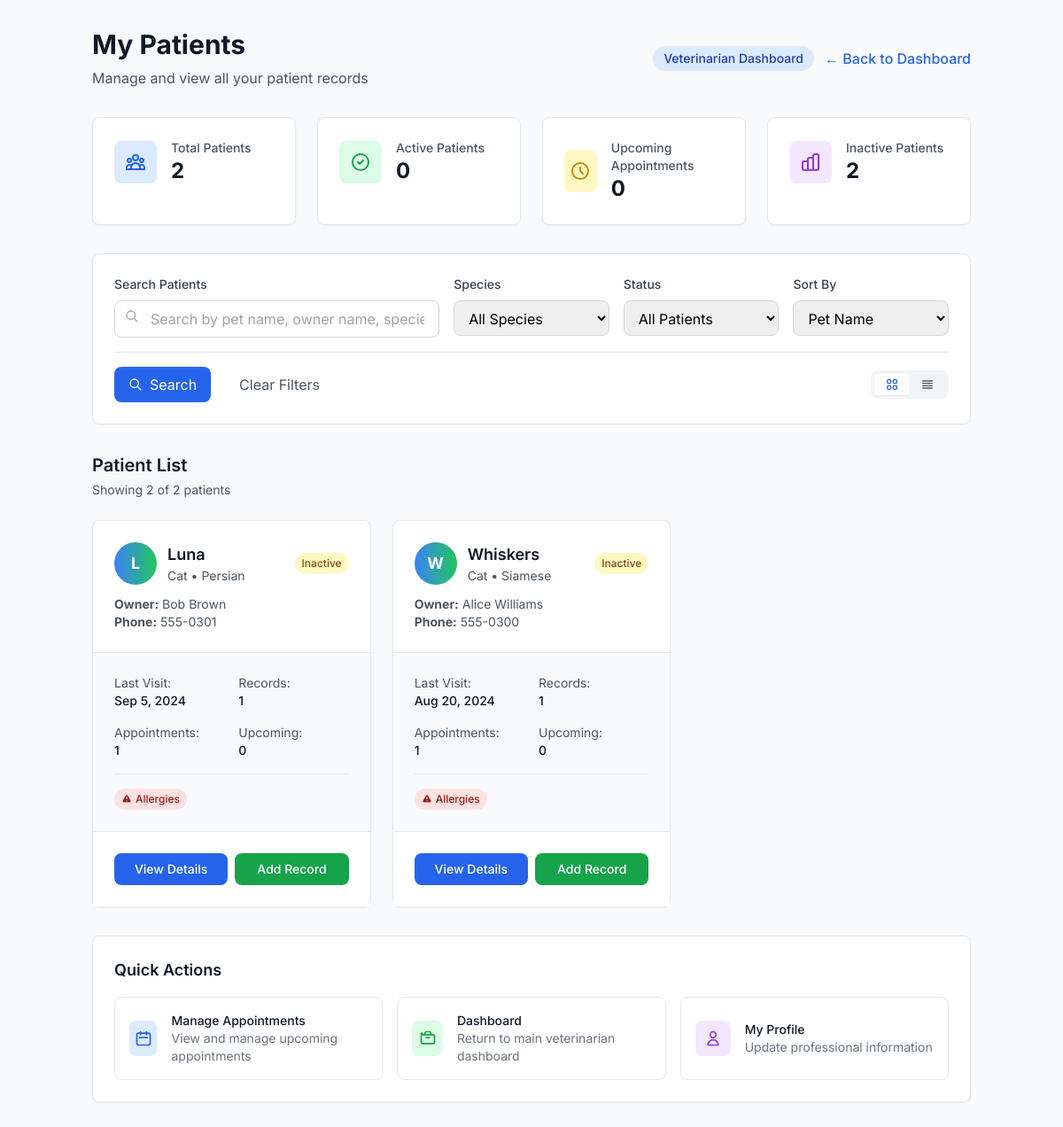
Page /patients.php (signed in) on the committed database.
### tables this page shows
CREATE TABLE pets (
    id INT AUTO_INCREMENT PRIMARY KEY,
    owner_id INT NOT NULL,
    name VARCHAR(100) NOT NULL,
    species VARCHAR(50) NOT NULL,
    breed VARCHAR(100),
    gender ENUM('male', 'female', 'unknown') DEFAULT 'unknown',
    dob DATE,
    weight DECIMAL(5,2),  
    color VARCHAR(100),
    microchip_id VARCHAR(50) UNIQUE,
    is_spayed_neutered BOOLEAN DEFAULT FALSE,
    allergies TEXT,
    medications TEXT,
    special_needs TEXT,
    notes TEXT,  
    emergency_contact VARCHAR(255),
    emergency_phone VARCHAR(20),
    photo_url VARCHAR(500),
    is_active BOOLEAN DEFAULT TRUE,
    created_at TIMESTAMP DEFAULT CURRENT_TIMESTAMP,
    updated_at TIMESTAMP DEFAULT CURRENT_TIMESTAMP ON UPDATE CURRENT_TIMESTAMP,
    FOREIGN KEY (owner_id) REFERENCES users(id) ON DELETE CASCADE
);

CREATE TABLE users (
    id INT AUTO_INCREMENT PRIMARY KEY,
    email VARCHAR(255) UNIQUE NOT NULL,
    password VARCHAR(255) NOT NULL,
    role ENUM('pet_owner', 'veterinarian', 'admin') DEFAULT 'pet_owner',
    name VARCHAR(255),  
    first_name VARCHAR(100) NOT NULL,
    last_name VARCHAR(100) NOT NULL,
    phone VARCHAR(20),
    address TEXT,
    city VARCHAR(100),
    state VARCHAR(50),
    zip_code VARCHAR(10),
    bio TEXT,
    emergency_contact VARCHAR(255),
    emergency_phone VARCHAR(20),
    is_active BOOLEAN DEFAULT TRUE,
    email_verified BOOLEAN DEFAULT FALSE,
    last_login TIMESTAMP NULL,
    notification_preferences JSON,
    privacy_settings JSON,
    deletion_requested BOOLEAN DEFAULT FALSE,
    deletion_reason TEXT,
    deletion_requested_at TIMESTAMP NULL,
    created_at TIMESTAMP DEFAULT CURRENT_TIMESTAMP,
    updated_at TIMESTAMP DEFAULT CURRENT_TIMESTAMP ON UPDATE CURRENT_TIMESTAMP
);

### patients.php (the view, shortened to what the rows shown need)
<?php
require 'db.php';
$user_id = $_SESSION['user_id'];
$search = $_GET['search'] ?? '';
$species_filter = $_GET['species'] ?? '';
$status_filter = $_GET['status'] ?? '';
$sort_by = $_GET['sort'] ?? 'name';
$view_mode = $_GET['view'] ?? 'grid';
$base_query = "
    SELECT DISTINCT p.id, p.name, p.species, p.breed, p.dob, p.weight, p.color, p.photo_url,
           p.allergies, p.medications, p.special_needs, p.microchip_id,
           u.first_name as owner_first_name, u.last_name as owner_last_name,
           u.email as owner_email, u.phone as owner_phone, u.address as owner_address,
           MAX(a.appointment_date) as last_appointment,
           MAX(hr.record_date) as last_health_record,
           COUNT(DISTINCT a.id) as total_appointments,
           COUNT(DISTINCT hr.id) as total_health_records,
           COUNT(DISTINCT CASE WHEN a.appointment_date >= CURDATE() AND a.status IN ('confirmed', 'pending') THEN a.id END) as upcoming_appointments,
           COUNT(DISTINCT CASE WHEN v.next_due_date >= CURDATE() THEN v.id END) as due_vaccinations,
           CASE
               WHEN MAX(a.appointment_date) > DATE_SUB(NOW(), INTERVAL 6 MONTH)
                 OR MAX(hr.record_date) > DATE_SUB(NOW(), INTERVAL 6 MONTH)
               THEN 'active'
               WHEN MAX(a.appointment_date) > DATE_SUB(NOW(), INTERVAL 12 MONTH)
                 OR MAX(hr.record_date) > DATE_SUB(NOW(), INTERVAL 12 MONTH)
               THEN 'inactive'
               ELSE 'archived'
           END as patient_status
    FROM pets p
    JOIN users u ON p.owner_id = u.id
    LEFT JOIN appointments a ON p.id = a.pet_id AND a.veterinarian_id = ?
    LEFT JOIN health_records hr ON p.id = hr.pet_id AND hr.veterinarian_id = ?
    LEFT JOIN vaccinations v ON p.id = v.pet_id AND v.veterinarian_id = ?
    WHERE (a.id IS NOT NULL OR hr.id IS NOT NULL OR v.id IS NOT NULL)
";
$params = [$user_id, $user_id, $user_id];
$param_types = "iii";
$base_query .= " GROUP BY p.id";
switch ($sort_by) {
    case 'name':
        $base_query .= " ORDER BY p.name ASC";
        break;
}
$stmt = $conn->prepare($base_query);
$stmt->bind_param($param_types, ...$params);
$stmt->execute();
$patients = $stmt->get_result()->fetch_all(MYSQLI_ASSOC);
?>
<!DOCTYPE html>
<html lang="en">
<head>
    <script src="https://cdn.tailwindcss.com"></script>
</head>
<body class="bg-gray-50 font-sans">
    <div class="container mx-auto px-4 py-8">
        <div class="mb-8">
            <div class="flex items-center justify-between">
                <div>
                    <h1 class="text-3xl font-bold text-gray-900 mb-2">My Patients</h1>
                </div>
            </div>
        </div>
        <div class="flex items-center justify-between mb-6">
            <div>
                <h2 class="text-xl font-semibold text-gray-900">
                    Patient List
                </h2>
            </div>
        </div>
        <?php if (empty($patients)): ?>
            <div class="bg-white rounded-lg shadow-sm border border-gray-200 p-12 text-center">
                <svg class="mx-auto h-12 w-12 text-gray-400 mb-4" fill="none" stroke="currentColor" viewBox="0 0 24 24">
                    <path stroke-linecap="round" stroke-linejoin="round" stroke-width="2" d="M17 20h5v-2a3 3 0 00-5.356-1.857M17 20H7m10 0v-2c0-.656-.126-1.283-.356-1.857M7 20H2v-2a3 3 0 015.356-1.857M7 20v-2c0-.656.126-1.283.356-1.857m0 0a5.002 5.002 0 019.288 0M15 7a3 3 0 11-6 0 3 3 0 016 0zm6 3a2 2 0 11-4 0 2 2 0 014 0zM7 10a2 2 0 11-4 0 2 2 0 014 0z"></path>
                </svg>
                <h3 class="text-lg font-medium text-gray-900 mb-2">No patients found</h3>
                <p class="text-gray-500 mb-4">
                    <?php if (!empty($search) || !empty($species_filter) || !empty($status_filter)): ?>
                        Try adjusting your search criteria or clearing the filters.
                    <?php else: ?>
                        Patients will appear here after you see them for appointments or add health records.
                    <?php endif; ?>
                </p>
                <?php if (!empty($search) || !empty($species_filter) || !empty($status_filter)): ?>
                    <a href="patients.php" class="text-blue-600 hover:text-blue-700 font-medium">Clear all filters</a>
                <?php endif; ?>
            </div>
        <?php else: ?>
            <?php if ($view_mode === 'grid'): ?>
                <div class="grid md:grid-cols-2 lg:grid-cols-3 gap-6">
                    <?php foreach ($patients as $patient): ?>
                        <div class="bg-white rounded-lg shadow-sm border border-gray-200 hover:shadow-md transition-shadow duration-200">
                            <div class="p-6 border-b border-gray-200">
                                <div class="flex items-center justify-between mb-3">
                                    <div class="flex items-center space-x-3">
                                        <div class="w-12 h-12 bg-gradient-to-r from-blue-500 to-green-500 rounded-full flex items-center justify-center">
                                            <span class="text-white font-bold text-lg"><?php echo strtoupper(substr($patient['name'], 0, 1)); ?></span>
                                        </div>
                                        <div>
                                            <h3 class="text-lg font-semibold text-gray-900"><?php echo htmlspecialchars($patient['name']); ?></h3>
                                            <p class="text-sm text-gray-600"><?php echo htmlspecialchars($patient['species']); ?> • <?php echo htmlspecialchars($patient['breed'] ?? 'Mixed'); ?></p>
                                        </div>
                                    </div>
                                    <?php
                                    $status_colors = [
                                        'active' => 'bg-green-100 text-green-800',
                                        'inactive' => 'bg-yellow-100 text-yellow-800',
                                        'archived' => 'bg-gray-100 text-gray-800'
                                    ];
                                    ?>
                                    <span class="px-2 py-1 text-xs font-medium rounded-full <?php echo $status_colors[$patient['patient_status']]; ?>">
                                        <?php echo ucfirst($patient['patient_status']); ?>
                                    </span>
                                </div>
                                <div class="text-sm text-gray-600">
                                    <p><strong>Owner:</strong> <?php echo htmlspecialchars($patient['owner_first_name'] . ' ' . $patient['owner_last_name']); ?></p>
                                    <?php if ($patient['owner_phone']): ?>
                                        <p><strong>Phone:</strong> <?php echo htmlspecialchars($patient['owner_phone']); ?></p>
                                    <?php endif; ?>
                                </div>
                            </div>
                            <div class="p-6 bg-gray-50">
                                <div class="grid grid-cols-2 gap-4 text-sm">
                                    <div>
                                        <span class="text-gray-600">Last Visit:</span>
                                        <p class="font-medium text-gray-900">
                                            <?php
                                            $last_visit = max($patient['last_appointment'] ?? '1900-01-01', $patient['last_health_record'] ?? '1900-01-01');
                                            echo $last_visit && $last_visit !== '1900-01-01' ? date('M j, Y', strtotime($last_visit)) : 'Never';
                                            ?>
                                        </p>
                                    </div>
                                    <div>
                                        <span class="text-gray-600">Records:</span>
                                        <p class="font-medium text-gray-900"><?php echo $patient['total_health_records']; ?></p>
                                    </div>
                                    <div>
                                        <span class="text-gray-600">Appointments:</span>
                                        <p class="font-medium text-gray-900"><?php echo $patient['total_appointments']; ?></p>
                                    </div>
                                    <div>
                                        <span class="text-gray-600">Upcoming:</span>
                                        <p class="font-medium text-gray-900"><?php echo $patient['upcoming_appointments']; ?></p>
                                    </div>
                                </div>
                                <?php if ($patient['allergies'] || $patient['special_needs'] || $patient['due_vaccinations'] > 0): ?>
                                    <div class="mt-4 pt-4 border-t border-gray-200">
                                        <div class="flex flex-wrap gap-2">
                                            <?php if ($patient['allergies']): ?>
                                                <span class="inline-flex items-center px-2 py-1 rounded-full text-xs font-medium bg-red-100 text-red-800">
                                                    Allergies
                                                </span>
                                            <?php endif; ?>
                                        </div>
                                    </div>
                                <?php endif; ?>
                            </div>
                            <div class="p-6 bg-white border-t border-gray-200">
                                <div class="flex space-x-2">
                                    <a href="vet_pet_details.php?pet_id=<?php echo $patient['id']; ?>"
                                       class="flex-1 bg-blue-600 text-white text-center px-3 py-2 rounded-lg hover:bg-blue-700 transition-colors duration-200 text-sm font-medium">
                                        View Details
                                    </a>
                                    <a href="vet_pet_details.php?pet_id=<?php echo $patient['id']; ?>&add_record=1"
                                       class="flex-1 bg-green-600 text-white text-center px-3 py-2 rounded-lg hover:bg-green-700 transition-colors duration-200 text-sm font-medium">
                                        Add Record
                                    </a>
                                </div>
                            </div>
                        </div>
                    <?php endforeach; ?>
                </div>
            <?php endif; ?>
        <?php endif; ?>
    </div>
</body>
</html>

### rows in the picture
pets: name "L", name "Luna", species "Cat", breed "Persian", patient_status "Inactive", owner.last_name "Bob Brown", owner.phone "555-0301", last_visit "Sep 5, 2024", total_health_records "1", total_appointments "1", upcoming_appointments "0", allergies "Allergies"
pets: name "W", name "Whiskers", species "Cat", breed "Siamese", patient_status "Inactive", owner.last_name "Alice Williams", owner.phone "555-0300", last_visit "Aug 20, 2024", total_health_records "1", total_appointments "1", upcoming_appointments "0", allergies "Allergies"

### other values in the picture
$total_patients "2"
$active_patients "0"
$upcoming_appointments "0"
$inactive_patients "2"
count($patients) "2"
